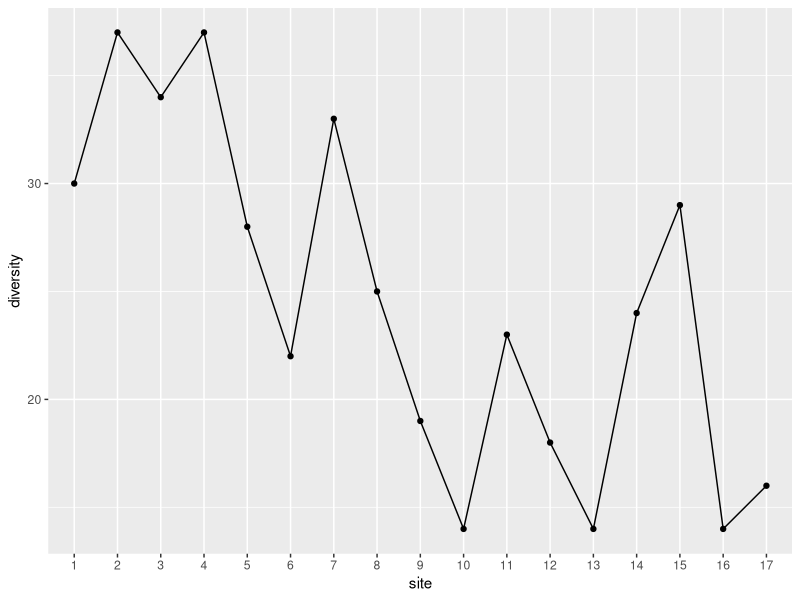
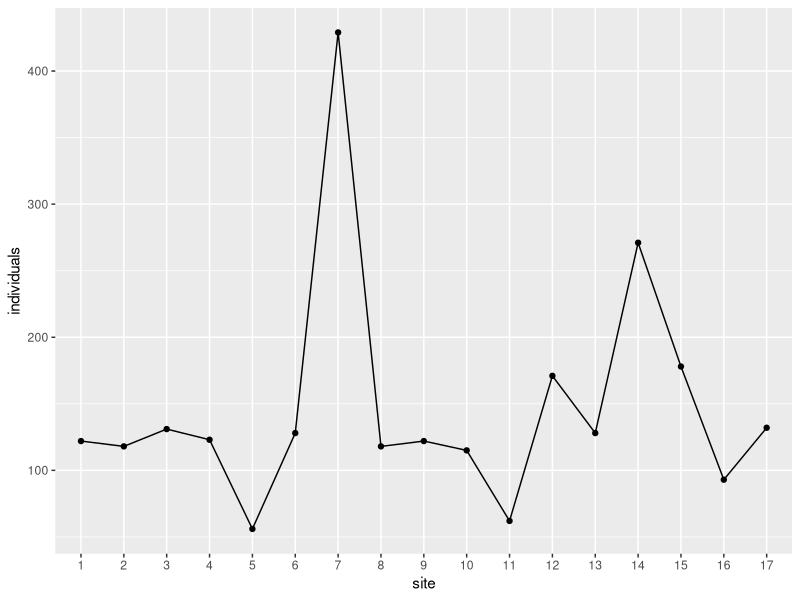

Recreate these plots in R, in order. (Note: this script raises an error after producing the figures.)
##### Coskun Kucukkaragoz
#### 25th of April 2024
### Start of the R script to analyse the data from my mounting, pinning, and sorting, of beetles for the October 2022 season from the Cederburg

# set-up ####

# packages
rm(list = ls())
library(tidyverse)

# reading in raw data with correct data types

beet_22_raw <- read.csv("ceder_beetle_diversity_october_2022.csv", stringsAsFactors = TRUE) %>% mutate(across(c(ID, site, replicate, trap, label, season, year, full_label), factor))

# reducing all unique specimen labels into single row entries

beet_22_condensed <- beet_22_raw %>% group_by(ID, site, replicate, trap, label, season, year, full_label) %>% summarise(across(c(anthia_decemguttata, stenocara_dentata, starts_with("morphospecies")), sum)) %>% ungroup()

# calculating the number of individual specimens found for each morphospecies/species

{x <- mapply(sum,beet_22_condensed[,-c(1:8)])
species_specimen_count <- cbind(read.table(text = names(x)), x)
rownames(species_specimen_count) <- NULL
colnames(species_specimen_count) <- c("morphospecies", "individuals")
rm(x)}

species_specimen_count %>% arrange(desc(individuals)) # ordered descendingly
species_specimen_count %>% summarise(individuals = sum(individuals))

# calculating number of individual insects found per altitudinal site

site_count <- beet_22_condensed %>% mutate(individuals = rowSums(across(where(is.numeric)), na.rm=TRUE)) %>% select(c(ID, site, label, individuals)) %>% group_by(site) %>% summarise(individuals = sum(individuals))

# calculating species diversity per site

site_diversity <- beet_22_condensed %>% group_by(site) %>% summarise(across(c(anthia_decemguttata, stenocara_dentata, starts_with("morphospecies")), sum)) %>% mutate_if(is.numeric, ~1 * (. > 0)) %>% mutate(diversity = rowSums(across(where(is.numeric)))) %>% select(c(site, diversity))

# graphs ####

# species diversity per altitudinal site

ggplot(site_diversity, aes(x = site, y = diversity, group = 1)) + geom_point() + geom_line()

# individual insects per altitudinal site

ggplot(site_count, aes (x = site, y = individuals, group = 1)) + geom_point() + geom_line()

# working data ####
# edit the morphospecies numbers and sites for the specimens of interest

beet_22_condensed %>% group_by(site) %>% summarise(individuals = sum(morphospecies_52))

# individual site samples

(species_by_site <- beet_22_raw %>% select(ID, site, label, morphospecies_) %>% filter(site == 2, morphospecies_ > 0))
